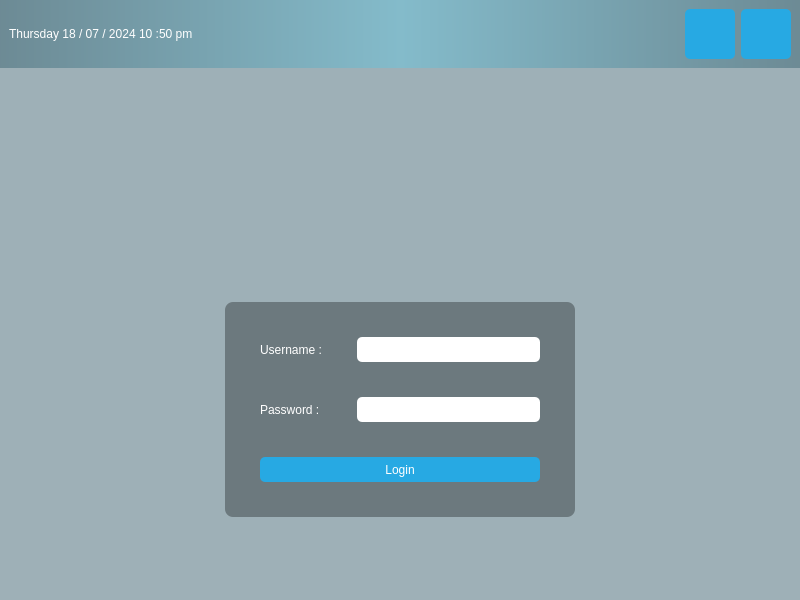
<?xml version="1.0" encoding="UTF-8"?>
<ui version="4.0">
 <class>MainWindow</class>
 <widget class="QMainWindow" name="MainWindow">
  <property name="geometry">
   <rect>
    <x>0</x>
    <y>0</y>
    <width>800</width>
    <height>600</height>
   </rect>
  </property>
  <property name="sizePolicy">
   <sizepolicy hsizetype="Fixed" vsizetype="Fixed">
    <horstretch>0</horstretch>
    <verstretch>0</verstretch>
   </sizepolicy>
  </property>
  <property name="windowTitle">
   <string>MainWindow</string>
  </property>
  <widget class="QWidget" name="centralwidget">
   <property name="styleSheet">
    <string notr="true">#centralwidget{
background-color : rgba(32,80,96,100);
background-image:url(:/images/login_bg.png);
}

#topPanel {
     background-color: qlineargradient(spread:reflect, x1:0.5, y1:0, x2:0, y2:0, stop:0 rgba(91, 204, 233, 100), stop:1 rgba(32, 80, 96, 100));
}

#LoginForm {
     background: rgba(0, 0, 0, 80);
     border-radius: 8px;
}

QLabel { color: white; }
QLineEdit { border-radius: 5px; }
QPushButton {
     color: white;
     background-color: #27a9e3;
     border-width: 0px;
     border-radius: 5px;
}

QPushButton:hover{background-color: #66c011;}</string>
   </property>
   <layout class="QVBoxLayout" name="verticalLayout">
    <property name="spacing">
     <number>0</number>
    </property>
    <property name="leftMargin">
     <number>0</number>
    </property>
    <property name="topMargin">
     <number>0</number>
    </property>
    <property name="rightMargin">
     <number>0</number>
    </property>
    <property name="bottomMargin">
     <number>0</number>
    </property>
    <item>
     <widget class="QWidget" name="topPanel" native="true">
      <layout class="QHBoxLayout" name="horizontalLayout">
       <item>
        <widget class="QLabel" name="dateAndTime">
         <property name="text">
          <string>Thursday 18 / 07 / 2024 10 :50 pm </string>
         </property>
        </widget>
       </item>
       <item>
        <spacer name="horizontalSpacer">
         <property name="orientation">
          <enum>Qt::Horizontal</enum>
         </property>
         <property name="sizeHint" stdset="0">
          <size>
           <width>40</width>
           <height>20</height>
          </size>
         </property>
        </spacer>
       </item>
       <item>
        <widget class="QPushButton" name="shutDownButton">
         <property name="minimumSize">
          <size>
           <width>50</width>
           <height>50</height>
          </size>
         </property>
         <property name="text">
          <string/>
         </property>
         <property name="icon">
          <iconset resource="resources.qrc">
           <normaloff>:/icons/restart_icon.png</normaloff>:/icons/restart_icon.png</iconset>
         </property>
         <property name="iconSize">
          <size>
           <width>50</width>
           <height>50</height>
          </size>
         </property>
        </widget>
       </item>
       <item>
        <widget class="QPushButton" name="restartButton">
         <property name="sizePolicy">
          <sizepolicy hsizetype="Fixed" vsizetype="Fixed">
           <horstretch>0</horstretch>
           <verstretch>0</verstretch>
          </sizepolicy>
         </property>
         <property name="minimumSize">
          <size>
           <width>50</width>
           <height>50</height>
          </size>
         </property>
         <property name="text">
          <string/>
         </property>
         <property name="icon">
          <iconset resource="resources.qrc">
           <normaloff>:/icons/shutdown_icon.png</normaloff>:/icons/shutdown_icon.png</iconset>
         </property>
         <property name="iconSize">
          <size>
           <width>50</width>
           <height>50</height>
          </size>
         </property>
        </widget>
       </item>
      </layout>
     </widget>
    </item>
    <item>
     <layout class="QHBoxLayout" name="horizontalLayout_2">
      <property name="topMargin">
       <number>0</number>
      </property>
      <item>
       <widget class="QLabel" name="Logo">
        <property name="sizePolicy">
         <sizepolicy hsizetype="Fixed" vsizetype="Fixed">
          <horstretch>0</horstretch>
          <verstretch>0</verstretch>
         </sizepolicy>
        </property>
        <property name="minimumSize">
         <size>
          <width>150</width>
          <height>150</height>
         </size>
        </property>
        <property name="styleSheet">
         <string notr="true"/>
        </property>
        <property name="text">
         <string/>
        </property>
        <property name="pixmap">
         <pixmap resource="resources.qrc">:/images/logo.png</pixmap>
        </property>
       </widget>
      </item>
     </layout>
    </item>
    <item>
     <spacer name="verticalSpacer_2">
      <property name="orientation">
       <enum>Qt::Vertical</enum>
      </property>
      <property name="sizeHint" stdset="0">
       <size>
        <width>20</width>
        <height>40</height>
       </size>
      </property>
     </spacer>
    </item>
    <item>
     <layout class="QHBoxLayout" name="horizontalLayout_3">
      <property name="topMargin">
       <number>0</number>
      </property>
      <item>
       <widget class="QWidget" name="LoginForm" native="true">
        <property name="sizePolicy">
         <sizepolicy hsizetype="Fixed" vsizetype="Fixed">
          <horstretch>0</horstretch>
          <verstretch>0</verstretch>
         </sizepolicy>
        </property>
        <property name="minimumSize">
         <size>
          <width>350</width>
          <height>200</height>
         </size>
        </property>
        <property name="styleSheet">
         <string notr="true"/>
        </property>
        <layout class="QVBoxLayout" name="verticalLayout_2">
         <property name="spacing">
          <number>35</number>
         </property>
         <property name="leftMargin">
          <number>35</number>
         </property>
         <property name="topMargin">
          <number>35</number>
         </property>
         <property name="rightMargin">
          <number>35</number>
         </property>
         <property name="bottomMargin">
          <number>35</number>
         </property>
         <item>
          <layout class="QHBoxLayout" name="horizontalLayout_4">
           <item>
            <layout class="QVBoxLayout" name="verticalLayout_4">
             <item>
              <layout class="QHBoxLayout" name="horizontalLayout_5">
               <item>
                <widget class="QLabel" name="userNameLabel">
                 <property name="text">
                  <string>Username :</string>
                 </property>
                </widget>
               </item>
              </layout>
             </item>
             <item>
              <layout class="QHBoxLayout" name="horizontalLayout_6">
               <item>
                <widget class="QLabel" name="passwordLabel">
                 <property name="text">
                  <string>Password :</string>
                 </property>
                </widget>
               </item>
              </layout>
             </item>
            </layout>
           </item>
           <item>
            <layout class="QVBoxLayout" name="verticalLayout_3">
             <item>
              <layout class="QHBoxLayout" name="horizontalLayout_7">
               <item>
                <widget class="QLineEdit" name="userNameEdit">
                 <property name="minimumSize">
                  <size>
                   <width>0</width>
                   <height>25</height>
                  </size>
                 </property>
                </widget>
               </item>
              </layout>
             </item>
             <item>
              <layout class="QHBoxLayout" name="horizontalLayout_8">
               <item>
                <widget class="QLineEdit" name="passwordEdit">
                 <property name="minimumSize">
                  <size>
                   <width>0</width>
                   <height>25</height>
                  </size>
                 </property>
                </widget>
               </item>
              </layout>
             </item>
            </layout>
           </item>
          </layout>
         </item>
         <item>
          <widget class="QPushButton" name="LoginButton">
           <property name="minimumSize">
            <size>
             <width>0</width>
             <height>25</height>
            </size>
           </property>
           <property name="text">
            <string>Login</string>
           </property>
          </widget>
         </item>
        </layout>
       </widget>
      </item>
     </layout>
    </item>
    <item>
     <spacer name="verticalSpacer">
      <property name="orientation">
       <enum>Qt::Vertical</enum>
      </property>
      <property name="sizeHint" stdset="0">
       <size>
        <width>20</width>
        <height>40</height>
       </size>
      </property>
     </spacer>
    </item>
   </layout>
  </widget>
 </widget>
 <resources>
  <include location="resources.qrc"/>
 </resources>
 <connections/>
</ui>
